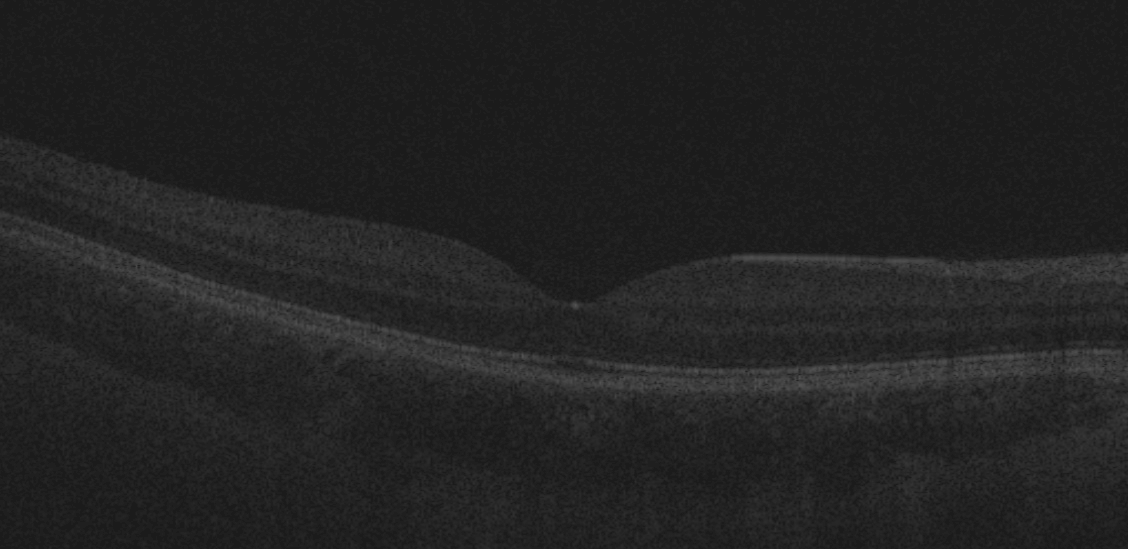
#> input picture 1. Exercise/oct_gamma_transformed0.2.tif, 1128 x 549 px; the run also reads 1 picture not shown here
$ python Exercise_1_3_Edge_Detection.py   (older library calls are emulated)
#> lines starting #> are read from the running program, lines starting #| are printed output that depends on the picture
# -*- coding: utf-8 -*-
"""
Created on Wed Nov  9 14:45:04 2022

@author: Peter Rott
"""
"""2.4 Edge """
import math
import cv2
import numpy as np
from matplotlib import pyplot as plt

oct_image = cv2.imread("./OCTimage_raw.tif", cv2.IMREAD_ANYCOLOR | cv2.IMREAD_ANYDEPTH)
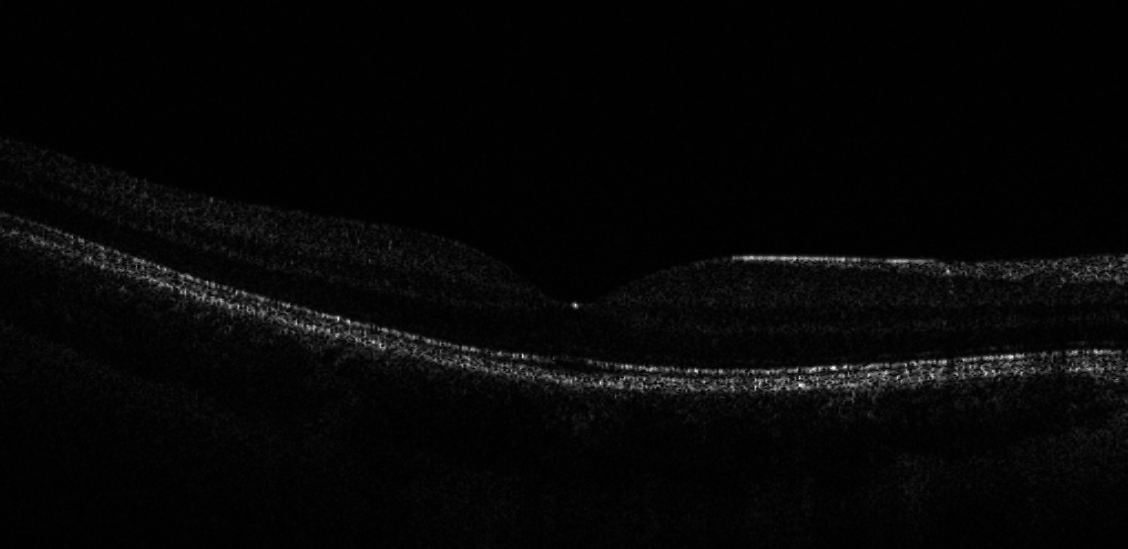
#> oct_image: shape (549, 1128) uint16; min 1, max 253, mean 6.3
filtered_img = cv2.imread("./oct_gamma_transformed0.2.tif", cv2.IMREAD_ANYCOLOR | cv2.IMREAD_ANYDEPTH)
#> filtered_img is the input picture: shape (549, 1128) uint16; min 7131, max 21567, mean 9032
norm_img = cv2.imread("./otc_normalized.jpg", cv2.IMREAD_ANYCOLOR | cv2.IMREAD_ANYDEPTH)
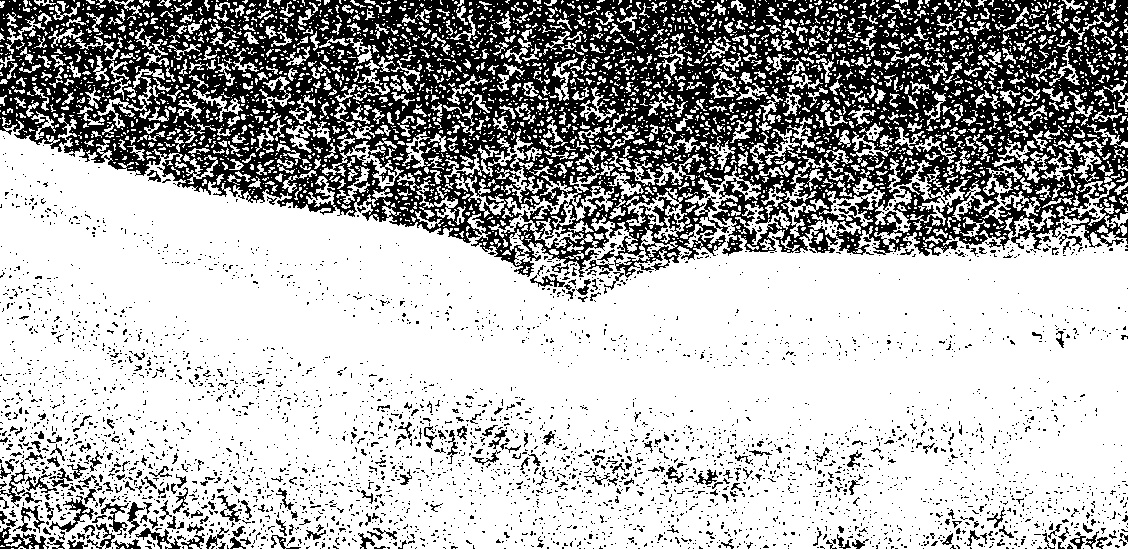
#> input picture 1. Exercise/otc_normalized.jpg, 1128 x 549 px
#> norm_img is the input picture: shape (549, 1128); min 0, max 255, mean 174.5
laplacian = cv2.Laplacian(oct_image,cv2.CV_64F)
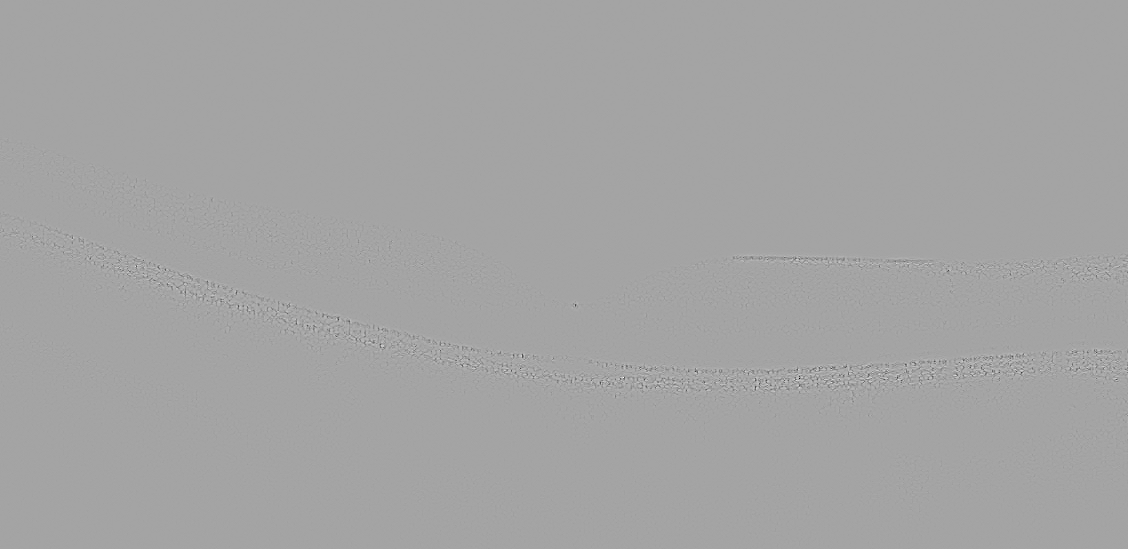
#> laplacian: shape (549, 1128) float64; min -450, max 249, mean 0; drawn with min black and max white
sobelx = cv2.Sobel(oct_image,cv2.CV_64F,1,0,ksize=5)  # x
sobely = cv2.Sobel(oct_image,cv2.CV_64F,0,1,ksize=5)  # y

laplacian_f = cv2.Laplacian(filtered_img,cv2.CV_64F)
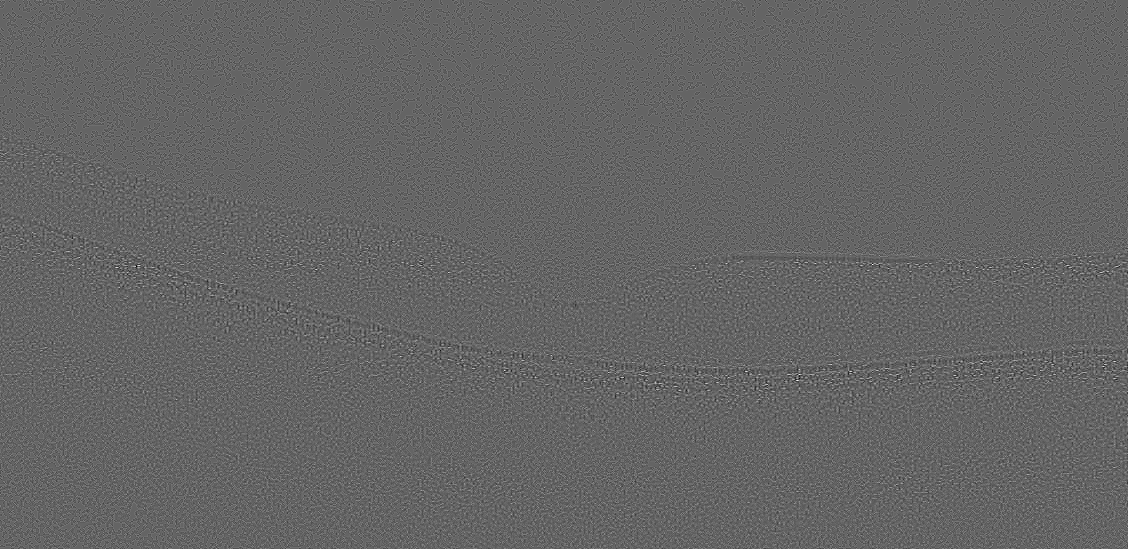
#> laplacian_f: shape (549, 1128) float64; min -11610, max 17722, mean 0; drawn with min black and max white
sobelx_f = cv2.Sobel(filtered_img,cv2.CV_64F,1,0,ksize=5)  # x
sobely_f = cv2.Sobel(filtered_img,cv2.CV_64F,0,1,ksize=5)  # y
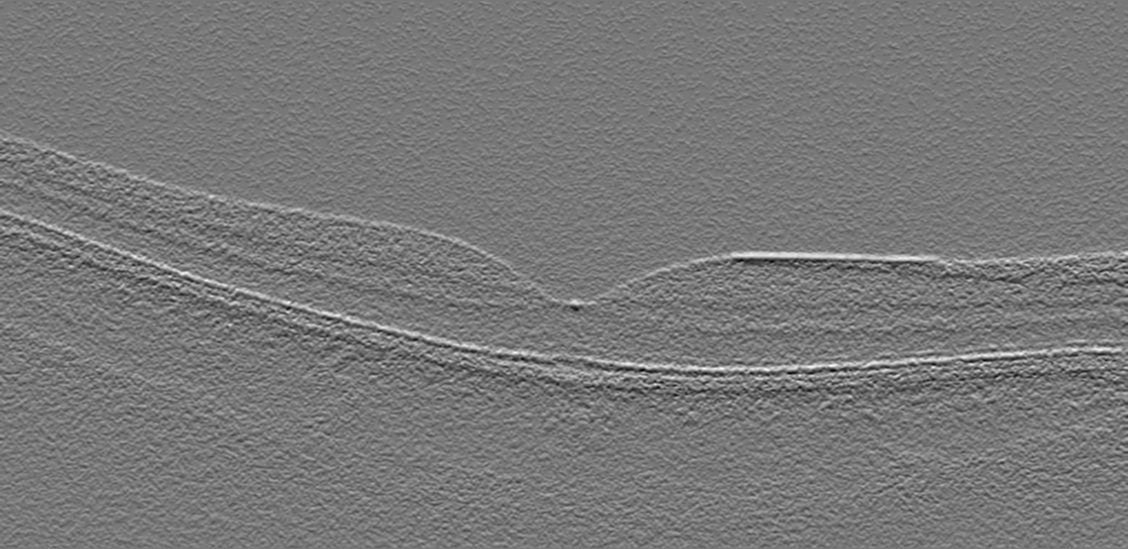
#> sobely_f: shape (549, 1128) float64; min -339670, max 378662, mean 203.9; drawn with min black and max white

laplacian_n = cv2.Laplacian(norm_img,cv2.CV_64F)
sobelx_n = cv2.Sobel(norm_img,cv2.CV_64F,1,0,ksize=5)  # x
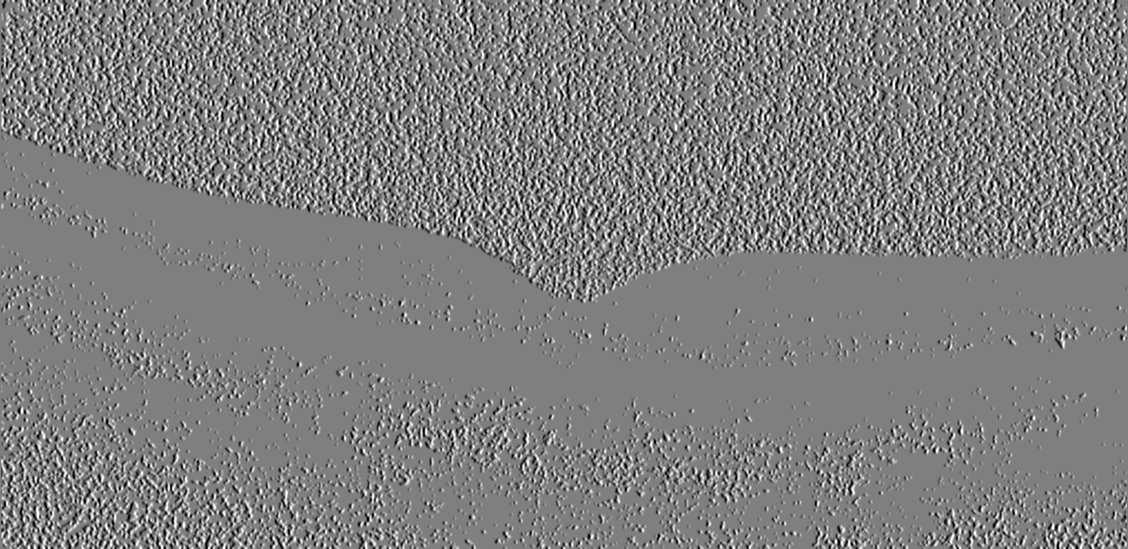
#> sobelx_n: shape (549, 1128) float64; min -12223, max 12223, mean -2.1; drawn with min black and max white
sobely_n = cv2.Sobel(norm_img,cv2.CV_64F,0,1,ksize=5)  # y
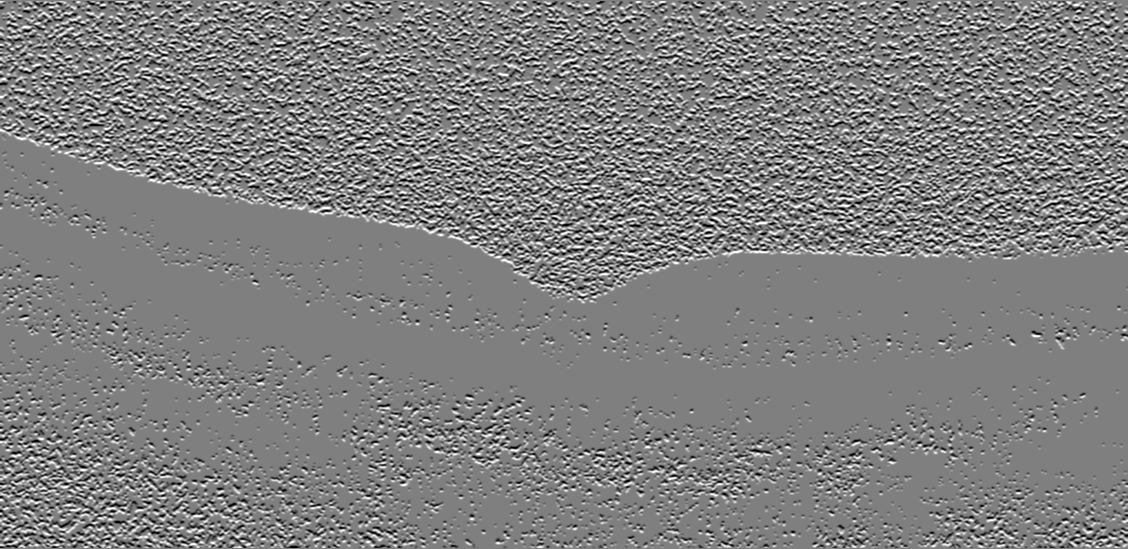
#> sobely_n: shape (549, 1128) float64; min -12224, max 12225, mean 30; drawn with min black and max white


image = [laplacian, laplacian_f,laplacian_n, sobelx, sobelx_f,sobelx_n, sobely, sobely_f, sobely_n]
title = ["laplacian_org","laplacian_filtered", "laplacian_norm","sobelx_org","sobelx_filtered","sobelx_norm","sobely_org","sobely_filtered","sobely_norm"]

plt.figure('images')
for i in range(9):
    plt.subplot(3,3,i+1),plt.imshow(image[i],'gray')
    plt.title(title[i])
    plt.xticks([]), plt.yticks([])


#print "Gradiant : ", math.sqrt(sobelx_f**2 + sobely_f**2)
